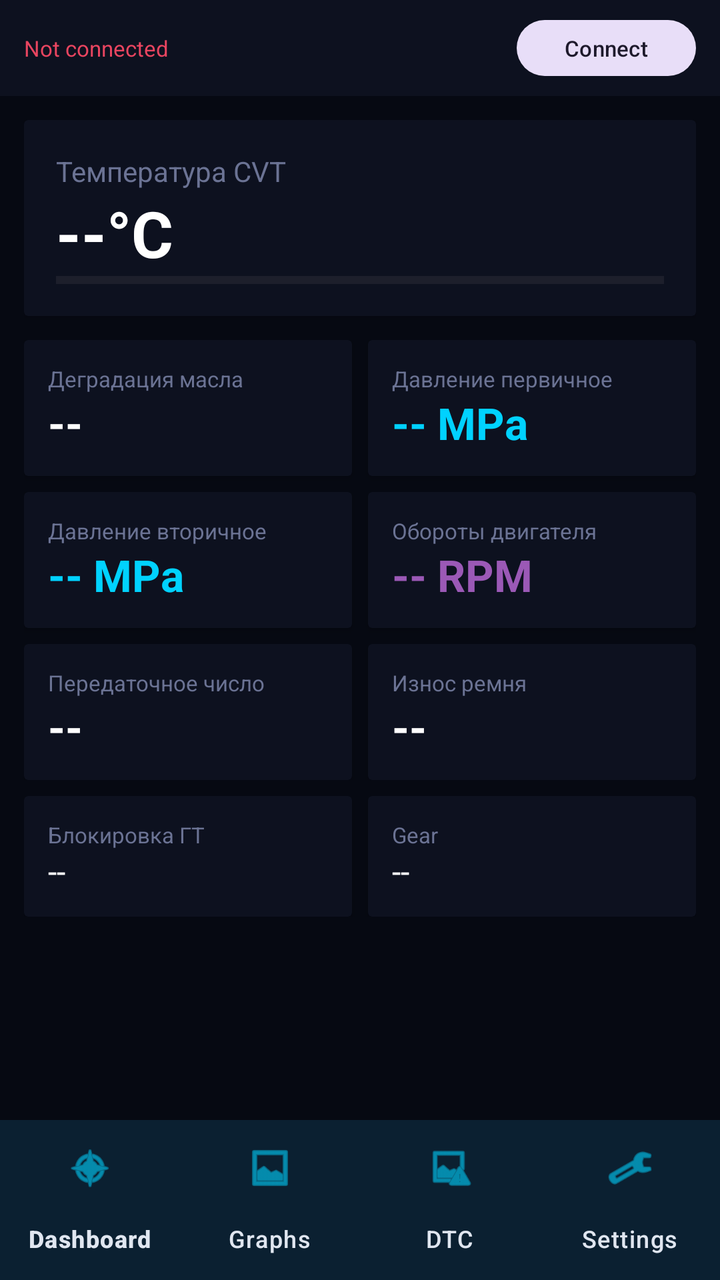
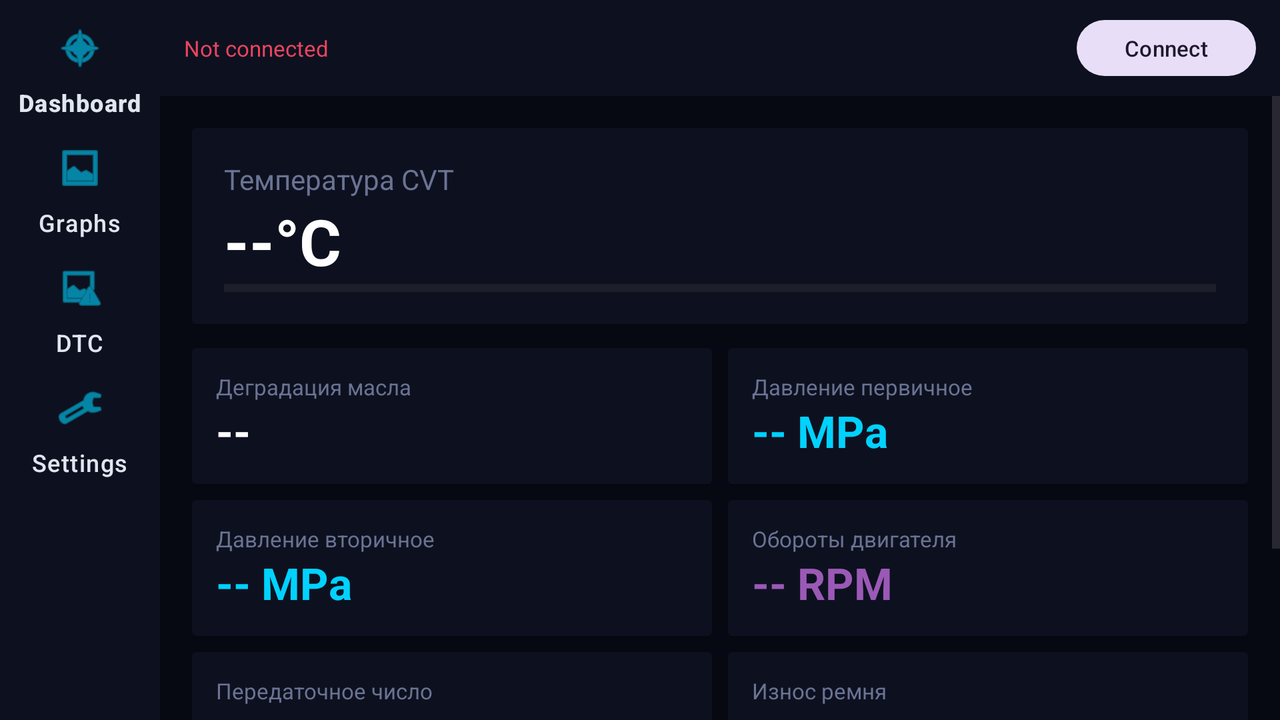

Two renders of one Android screen. The first uses the default layout on a phone; the second uses the alternative layout the repository ships for a different screen configuration, on a matching device. The two XML files are below.
<!-- AndroidManifest.xml: application theme Theme.CVTMaster -->
<!-- res/layout/activity_main.xml -->
<?xml version="1.0" encoding="utf-8"?>
<androidx.constraintlayout.widget.ConstraintLayout 
    xmlns:android="http://schemas.android.com/apk/res/android"
    xmlns:app="http://schemas.android.com/apk/res-auto"
    android:layout_width="match_parent"
    android:layout_height="match_parent"
    android:background="@color/background">

    <LinearLayout
        android:id="@+id/top_bar"
        android:layout_width="0dp"
        android:layout_height="48dp"
        android:gravity="center_vertical"
        android:paddingHorizontal="12dp"
        android:background="@color/surface"
        app:layout_constraintTop_toTopOf="parent"
        app:layout_constraintStart_toStartOf="parent"
        app:layout_constraintEnd_toEndOf="parent">

        <TextView
            android:id="@+id/tv_connection_status"
            android:layout_width="0dp"
            android:layout_height="wrap_content"
            android:layout_weight="1"
            android:text="Not connected"
            android:textColor="@color/error"
            android:textSize="11sp" />

        <Button
            android:id="@+id/btn_connect"
            style="@style/Widget.Material3.Button.TonalButton"
            android:layout_width="wrap_content"
            android:layout_height="36dp"
            android:text="Connect"
            android:textSize="11sp" />
    </LinearLayout>

    <ScrollView
        android:layout_width="0dp"
        android:layout_height="0dp"
        android:fillViewport="true"
        app:layout_constraintTop_toBottomOf="@id/top_bar"
        app:layout_constraintBottom_toTopOf="@id/bottom_nav"
        app:layout_constraintStart_toStartOf="parent"
        app:layout_constraintEnd_toEndOf="parent">

        <LinearLayout
            android:id="@+id/content_container"
            android:layout_width="match_parent"
            android:layout_height="wrap_content"
            android:orientation="vertical"
            android:padding="12dp">

            <include layout="@layout/layout_cvt_dashboard" />
        </LinearLayout>
    </ScrollView>

    <com.google.android.material.bottomnavigation.BottomNavigationView
        android:id="@+id/bottom_nav"
        android:layout_width="0dp"
        android:layout_height="wrap_content"
        android:background="@color/surface"
        app:menu="@menu/bottom_nav_menu"
        app:labelVisibilityMode="labeled"
        app:itemTextColor="@color/on_surface"
        app:itemIconTint="@color/primary"
        app:layout_constraintBottom_toBottomOf="parent"
        app:layout_constraintStart_toStartOf="parent"
        app:layout_constraintEnd_toEndOf="parent" />
</androidx.constraintlayout.widget.ConstraintLayout>
<!-- res/layout/layout_cvt_dashboard.xml (included above) -->
<?xml version="1.0" encoding="utf-8"?>
<LinearLayout
    xmlns:android="http://schemas.android.com/apk/res/android"
    android:layout_width="match_parent"
    android:layout_height="wrap_content"
    android:orientation="vertical">
    
    <androidx.cardview.widget.CardView
        android:layout_width="match_parent"
        android:layout_height="wrap_content"
        android:backgroundTint="@color/surface"
        android:layout_marginBottom="12dp">
        
        <LinearLayout
            android:layout_width="match_parent"
            android:layout_height="wrap_content"
            android:orientation="vertical"
            android:padding="@dimen/padding_medium">
            
            <TextView
                android:layout_width="wrap_content"
                android:layout_height="wrap_content"
                android:text="@string/cvt_temperature"
                android:textColor="@color/text_secondary"
                android:textSize="@dimen/text_medium"/>
            
            <TextView
                android:id="@+id/tv_cvt_temp"
                android:layout_width="wrap_content"
                android:layout_height="wrap_content"
                android:text="--°C"
                android:textColor="@color/white"
                android:textSize="@dimen/text_xxlarge"
                android:textStyle="bold"/>
            
            <ProgressBar
                android:id="@+id/pb_temp"
                style="?android:attr/progressBarStyleHorizontal"
                android:layout_width="match_parent"
                android:layout_height="4dp"
                android:max="150"
                android:progress="0"
                android:progressTint="@color/cvt_temp_normal"/>
        </LinearLayout>
    </androidx.cardview.widget.CardView>
    
    <LinearLayout
        android:layout_width="match_parent"
        android:layout_height="wrap_content"
        android:orientation="horizontal">
        
        <androidx.cardview.widget.CardView
            android:layout_width="0dp"
            android:layout_height="wrap_content"
            android:layout_weight="1"
            android:backgroundTint="@color/surface"
            android:layout_marginEnd="8dp"
            android:layout_marginBottom="8dp">
            
            <LinearLayout
                android:layout_width="match_parent"
                android:layout_height="wrap_content"
                android:orientation="vertical"
                android:padding="12dp">
                
                <TextView
                    android:layout_width="wrap_content"
                    android:layout_height="wrap_content"
                    android:text="@string/cvt_oil_degradation"
                    android:textColor="@color/text_secondary"
                    android:textSize="11sp"/>
                
                <TextView
                    android:id="@+id/tv_degradation"
                    android:layout_width="wrap_content"
                    android:layout_height="wrap_content"
                    android:text="--"
                    android:textColor="@color/white"
                    android:textSize="22sp"
                    android:textStyle="bold"/>
            </LinearLayout>
        </androidx.cardview.widget.CardView>
        
        <androidx.cardview.widget.CardView
            android:layout_width="0dp"
            android:layout_height="wrap_content"
            android:layout_weight="1"
            android:backgroundTint="@color/surface"
            android:layout_marginBottom="8dp">
            
            <LinearLayout
                android:layout_width="match_parent"
                android:layout_height="wrap_content"
                android:orientation="vertical"
                android:padding="12dp">
                
                <TextView
                    android:layout_width="wrap_content"
                    android:layout_height="wrap_content"
                    android:text="@string/cvt_primary_pressure"
                    android:textColor="@color/text_secondary"
                    android:textSize="11sp"/>
                
                <TextView
                    android:id="@+id/tv_primary_pressure"
                    android:layout_width="wrap_content"
                    android:layout_height="wrap_content"
                    android:text="-- MPa"
                    android:textColor="@color/cvt_pressure"
                    android:textSize="22sp"
                    android:textStyle="bold"/>
            </LinearLayout>
        </androidx.cardview.widget.CardView>
    </LinearLayout>
    
    <LinearLayout
        android:layout_width="match_parent"
        android:layout_height="wrap_content"
        android:orientation="horizontal">
        
        <androidx.cardview.widget.CardView
            android:layout_width="0dp"
            android:layout_height="wrap_content"
            android:layout_weight="1"
            android:backgroundTint="@color/surface"
            android:layout_marginEnd="8dp"
            android:layout_marginBottom="8dp">
            
            <LinearLayout
                android:layout_width="match_parent"
                android:layout_height="wrap_content"
                android:orientation="vertical"
                android:padding="12dp">
                
                <TextView
                    android:layout_width="wrap_content"
                    android:layout_height="wrap_content"
                    android:text="@string/cvt_secondary_pressure"
                    android:textColor="@color/text_secondary"
                    android:textSize="11sp"/>
                
                <TextView
                    android:id="@+id/tv_secondary_pressure"
                    android:layout_width="wrap_content"
                    android:layout_height="wrap_content"
                    android:text="-- MPa"
                    android:textColor="@color/cvt_pressure"
                    android:textSize="22sp"
                    android:textStyle="bold"/>
            </LinearLayout>
        </androidx.cardview.widget.CardView>
        
        <androidx.cardview.widget.CardView
            android:layout_width="0dp"
            android:layout_height="wrap_content"
            android:layout_weight="1"
            android:backgroundTint="@color/surface"
            android:layout_marginBottom="8dp">
            
            <LinearLayout
                android:layout_width="match_parent"
                android:layout_height="wrap_content"
                android:orientation="vertical"
                android:padding="12dp">
                
                <TextView
                    android:layout_width="wrap_content"
                    android:layout_height="wrap_content"
                    android:text="@string/cvt_engine_rpm"
                    android:textColor="@color/text_secondary"
                    android:textSize="11sp"/>
                
                <TextView
                    android:id="@+id/tv_engine_rpm"
                    android:layout_width="wrap_content"
                    android:layout_height="wrap_content"
                    android:text="-- RPM"
                    android:textColor="@color/cvt_rpm"
                    android:textSize="22sp"
                    android:textStyle="bold"/>
            </LinearLayout>
        </androidx.cardview.widget.CardView>
    </LinearLayout>
    
    <LinearLayout
        android:layout_width="match_parent"
        android:layout_height="wrap_content"
        android:orientation="horizontal">
        
        <androidx.cardview.widget.CardView
            android:layout_width="0dp"
            android:layout_height="wrap_content"
            android:layout_weight="1"
            android:backgroundTint="@color/surface"
            android:layout_marginEnd="8dp">
            
            <LinearLayout
                android:layout_width="match_parent"
                android:layout_height="wrap_content"
                android:orientation="vertical"
                android:padding="12dp">
                
                <TextView
                    android:layout_width="wrap_content"
                    android:layout_height="wrap_content"
                    android:text="@string/cvt_gear_ratio"
                    android:textColor="@color/text_secondary"
                    android:textSize="11sp"/>
                
                <TextView
                    android:id="@+id/tv_gear_ratio"
                    android:layout_width="wrap_content"
                    android:layout_height="wrap_content"
                    android:text="--"
                    android:textColor="@color/white"
                    android:textSize="22sp"
                    android:textStyle="bold"/>
            </LinearLayout>
        </androidx.cardview.widget.CardView>
        
        <androidx.cardview.widget.CardView
            android:layout_width="0dp"
            android:layout_height="wrap_content"
            android:layout_weight="1"
            android:backgroundTint="@color/surface">
            
            <LinearLayout
                android:layout_width="match_parent"
                android:layout_height="wrap_content"
                android:orientation="vertical"
                android:padding="12dp">
                
                <TextView
                    android:layout_width="wrap_content"
                    android:layout_height="wrap_content"
                    android:text="@string/cvt_belt_wear"
                    android:textColor="@color/text_secondary"
                    android:textSize="11sp"/>
                
                <TextView
                    android:id="@+id/tv_belt_wear"
                    android:layout_width="wrap_content"
                    android:layout_height="wrap_content"
                    android:text="--"
                    android:textColor="@color/white"
                    android:textSize="22sp"
                    android:textStyle="bold"/>
            </LinearLayout>
        </androidx.cardview.widget.CardView>
    </LinearLayout>
    
    <LinearLayout
        android:layout_width="match_parent"
        android:layout_height="wrap_content"
        android:orientation="horizontal"
        android:layout_marginTop="8dp">
        
        <androidx.cardview.widget.CardView
            android:layout_width="0dp"
            android:layout_height="wrap_content"
            android:layout_weight="1"
            android:backgroundTint="@color/surface"
            android:layout_marginEnd="8dp">
            
            <LinearLayout
                android:layout_width="match_parent"
                android:layout_height="wrap_content"
                android:orientation="vertical"
                android:padding="12dp">
                
                <TextView
                    android:layout_width="wrap_content"
                    android:layout_height="wrap_content"
                    android:text="@string/cvt_tcc_status"
                    android:textColor="@color/text_secondary"
                    android:textSize="11sp"/>
                
                <TextView
                    android:id="@+id/tv_tcc_status"
                    android:layout_width="wrap_content"
                    android:layout_height="wrap_content"
                    android:text="--"
                    android:textColor="@color/white"
                    android:textSize="16sp"/>
            </LinearLayout>
        </androidx.cardview.widget.CardView>
        
        <androidx.cardview.widget.CardView
            android:layout_width="0dp"
            android:layout_height="wrap_content"
            android:layout_weight="1"
            android:backgroundTint="@color/surface">
            
            <LinearLayout
                android:layout_width="match_parent"
                android:layout_height="wrap_content"
                android:orientation="vertical"
                android:padding="12dp">
                
                <TextView
                    android:layout_width="wrap_content"
                    android:layout_height="wrap_content"
                    android:text="Gear"
                    android:textColor="@color/text_secondary"
                    android:textSize="11sp"/>
                
                <TextView
                    android:id="@+id/tv_gear_position"
                    android:layout_width="wrap_content"
                    android:layout_height="wrap_content"
                    android:text="--"
                    android:textColor="@color/white"
                    android:textSize="16sp"/>
            </LinearLayout>
        </androidx.cardview.widget.CardView>
    </LinearLayout>
</LinearLayout>
<!-- resources referenced by this layout -->
<resources>
  <color name="background">#FF060912</color>
  <color name="cvt_pressure">#FF00D2FF</color>
  <color name="cvt_rpm">#FF9B59B6</color>
  <color name="cvt_temp_normal">#FF2ECC71</color>
  <color name="error">#FFE94560</color>
  <color name="on_surface">#FFE0E6F0</color>
  <color name="primary">#FF00D2FF</color>
  <color name="surface">#FF0D111F</color>
  <color name="text_secondary">#FF6B7394</color>
  <color name="white">#FFFFFFFF</color>
  <dimen name="padding_medium">16dp</dimen>
  <dimen name="text_medium">14sp</dimen>
  <dimen name="text_xxlarge">32sp</dimen>
  <string name="cvt_belt_wear">Износ ремня</string>
  <string name="cvt_engine_rpm">Обороты двигателя</string>
  <string name="cvt_gear_ratio">Передаточное число</string>
  <string name="cvt_oil_degradation">Деградация масла</string>
  <string name="cvt_primary_pressure">Давление первичное</string>
  <string name="cvt_secondary_pressure">Давление вторичное</string>
  <string name="cvt_tcc_status">Блокировка ГТ</string>
  <string name="cvt_temperature">Температура CVT</string>
  <style name="Theme.CVTMaster" parent="Theme.Material3.DayNight.NoActionBar">
          <item name="colorPrimary">@color/primary</item>
          <item name="colorPrimaryVariant">@color/primary_dark</item>
          <item name="colorOnPrimary">@color/background</item>
          <item name="colorSecondary">@color/secondary</item>
          <item name="colorSecondaryVariant">@color/secondary_dark</item>
          <item name="colorOnSecondary">@color/white</item>
          <item name="android:colorBackground">@color/background</item>
          <item name="colorSurface">@color/surface</item>
          <item name="colorOnSurface">@color/on_surface</item>
          <item name="colorError">@color/error</item>
          <item name="colorOnError">@color/white</item>
          <item name="android:statusBarColor">@color/background</item>
          <item name="android:navigationBarColor">@color/surface</item>
          <item name="android:windowBackground">@color/background</item>
      </style>
  <color name="primary_dark">#FF0099CC</color>
  <color name="secondary">#FFE94560</color>
  <color name="secondary_dark">#FFCC0033</color>
</resources>
<!-- res/layout-land/activity_main.xml (the repository's variant of the layout above) -->
<!-- drawn on the phone turned sideways -->
<?xml version="1.0" encoding="utf-8"?>
<LinearLayout xmlns:android="http://schemas.android.com/apk/res/android"
    xmlns:app="http://schemas.android.com/apk/res-auto"
    android:layout_width="match_parent"
    android:layout_height="match_parent"
    android:orientation="horizontal"
    android:background="@color/background">

    <com.google.android.material.navigationrail.NavigationRailView
        android:id="@+id/nav_rail"
        android:layout_width="wrap_content"
        android:layout_height="match_parent"
        android:background="@color/surface"
        app:menu="@menu/bottom_nav_menu"
        app:labelVisibilityMode="labeled"
        app:itemTextColor="@color/on_surface"
        app:itemIconTint="@color/primary" />

    <LinearLayout
        android:layout_width="0dp"
        android:layout_height="match_parent"
        android:layout_weight="1"
        android:orientation="vertical">

        <LinearLayout
            android:layout_width="match_parent"
            android:layout_height="48dp"
            android:gravity="center_vertical"
            android:paddingHorizontal="12dp"
            android:background="@color/surface">

            <TextView
                android:id="@+id/tv_connection_status"
                android:layout_width="0dp"
                android:layout_height="wrap_content"
                android:layout_weight="1"
                android:text="Not connected"
                android:textColor="@color/error"
                android:textSize="11sp" />

            <Button
                android:id="@+id/btn_connect"
                style="@style/Widget.Material3.Button.TonalButton"
                android:layout_width="wrap_content"
                android:layout_height="36dp"
                android:text="Connect"
                android:textSize="11sp" />
        </LinearLayout>

        <ScrollView
            android:layout_width="match_parent"
            android:layout_height="0dp"
            android:layout_weight="1"
            android:fillViewport="true">

            <LinearLayout
                android:id="@+id/content_container"
                android:layout_width="match_parent"
                android:layout_height="wrap_content"
                android:orientation="vertical"
                android:padding="16dp">

                <include layout="@layout/layout_cvt_dashboard" />
            </LinearLayout>
        </ScrollView>
    </LinearLayout>
</LinearLayout>
